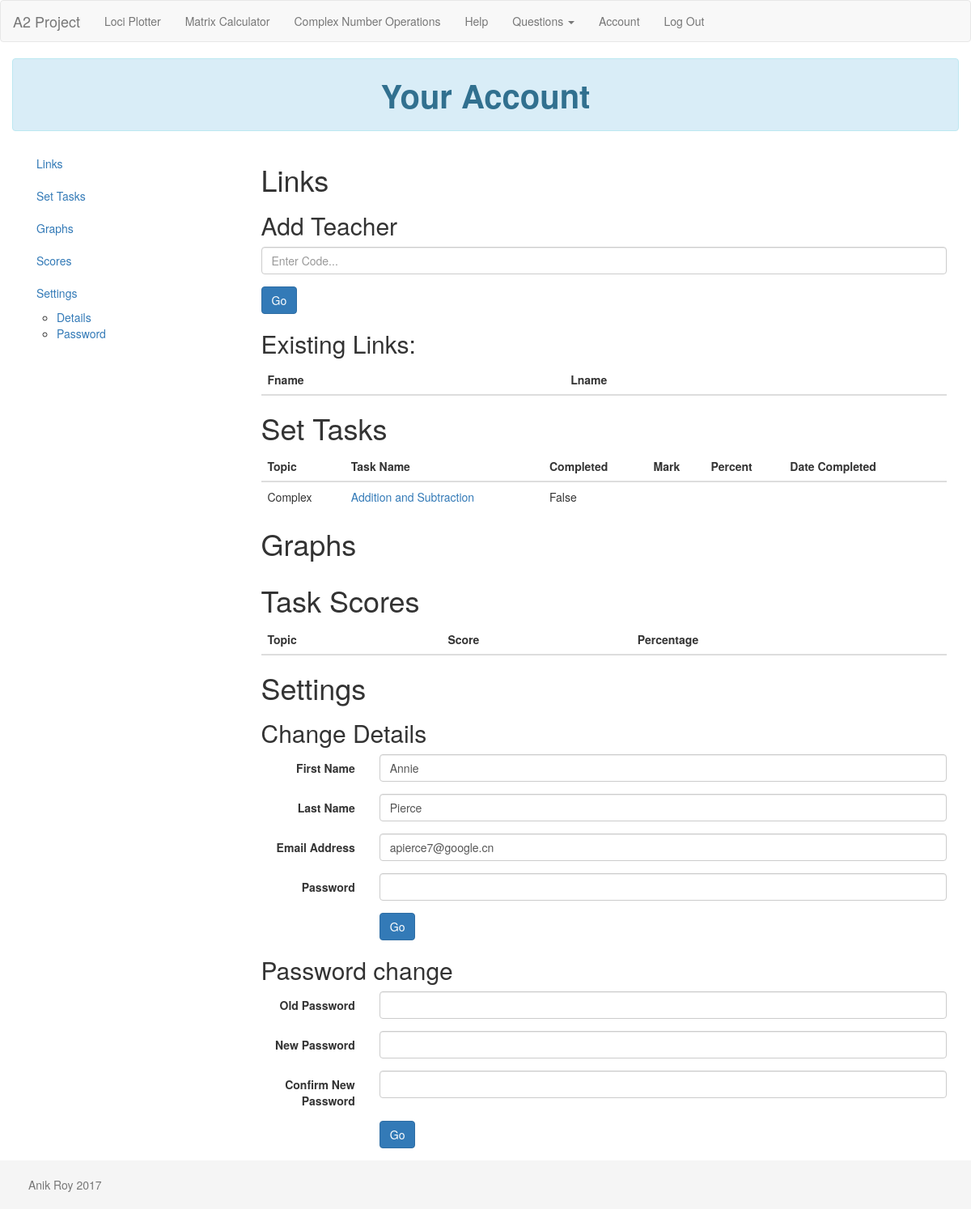
/account (signed in), run on the app's committed database.
### app/models.py (models this page shows, shortened)
class Task(db.Model):
    task_id = db.Column('task_id', db.Integer, primary_key=True)
    completed = db.Column(db.Boolean)
    question_id = db.Column(db.Integer)
    student_id = db.Column('student_id', db.Integer,
                           db.ForeignKey('student.student_id'))
    teacher_id = db.Column('teacher_id', db.Integer,
                           db.ForeignKey('teacher.teacher_id'))
    mark_id = db.Column('mark_id', db.Integer, db.ForeignKey('mark.mark_id'))
    mark = db.relationship('Mark', back_populates='task')

class User(db.Model):
    user_id = db.Column('user_id', db.Integer, primary_key=True)
    fname = db.Column(db.String(80), unique=False)
    lname = db.Column(db.String(80), unique=False)
    email = db.Column(db.String(120), unique=True)
    password = db.Column(db.String(120), unique=False)
    authenticated = db.Column(db.Boolean, default=False)
    confirmed = db.Column(db.Boolean)
    role = db.Column(db.String(50))
    graphs = db.relationship('Graph', backref="user",
                             cascade="all, delete-orphan", lazy="dynamic")
    __mapper_args__ = {
        'polymorphic_identity': 'user',
        'polymorphic_on': role
    }

### app/routes/user.py (the view, shortened to what this page needs)
@user.route('/account', methods=['GET', 'POST'])
@login_required
def account():
    user_id = current_user.user_id
    u = User.query.get(user_id)
    if u.role == 'student':
        changeform = ChangeDetailsForm(obj=u)
        linkform = TeacherLinkForm()
        pwform = ChangePasswordForm1()
        return render_template('user/student_account.html', student=u,
                                qs=QUESTIONS, linkform=linkform,
                                changeform=changeform, pwform=pwform)
    else:
        return abort(500)

### app/forms.py
class ChangeDetailsForm(FlaskForm):
    fname = TextField('First Name', [validators.Required()])
    lname = TextField('Last Name', [validators.Required()])
    email = EmailField('Email Address',
                       [validators.DataRequired(), validators.Email()])
    password = PasswordField('Password', [validators.Required()])
    change_submit = SubmitField('Go')

class TeacherLinkForm(FlaskForm):
    link_code = TextField('Link Code', [validators.Required()])
    link_submit = SubmitField('Go')

### app/views.py (called while the page is built)
@login_manager.user_loader
def user_loader(email):
    return User.query.filter_by(email=email).first()

### app/templates/user/student_account.html (shortened to what this page needs)
{% extends "layout.html" %}
{% block head %}
{{ super() }}
<link rel="stylesheet" href="{{ url_for('static',filename='styles/account.css') }}">
<link rel="stylesheet" href="{{ url_for('static',filename='image-picker/image-picker.css') }}">
{% endblock %}
{% block main %}
<div id="title" class="row">
  <div class="col-sm-12">
    <div class="alert alert-info title">
      <strong>Your Account</strong>
    </div>
  </div>
</div>
<div data-spy="scroll" data-target=".scrollspy" style="position:relative">
<div class="col-md-3 scrollspy">
  <ul id="nav" class="nav hidden-xs hidden-sm affix-top" data-spy="affix">
    <li><a href="#links">Links</a></li>
    <li><a href="#set">Set Tasks</a></li>
    <li><a href="#graphs">Graphs</a></li>
    <li><a href="#scores">Scores</a></li>
    <li><a href="#settings">Settings</a>
      <ul id="nav">
        <li>
          <a href="#change-details">Details</a>
        </li>
        <li>
          <a href="#pwd">Password</a>
        </li>
      </ul>
    </li>
  </ul>
</div>
<div class="col-md-9">
  <section id="links">
    <h1>Links</h1>
    <h2>Add Teacher</h2>
    <form method="post" action="{{ url_for('user.account') }}">
    <div class="form-group">
      {{ linkform.link_code(class="form-control form-control-lg",placeholder="Enter Code...") }}
    </div>
    <div class="form-group">
      {{ linkform.link_submit(class="btn btn-primary") }}
    </div>
    </form>
    <h2>Existing Links:</h2>
    <table id="links-table" class="table">
      <thead>
        <th>Fname</th>
        <th>Lname</th>
        <th></th>
      </thead>
    </table>
  </section>
  <section id="set">
    <h1>Set Tasks</h1>
    {% if student.tasks.first() %}
    <table class="table">
      <thead>
        <th>Topic</th>
        <th>Task Name</th>
        <th>Completed</th>
        <th>Mark</th>
        <th>Percent</th>
        <th>Date Completed</th>
        <th></th>
      </thead>
      <tbody>
      {% for t in student.tasks.all() %}
        <tr>
          <td>{{ qs[t.question_id]['topic'] }}</td>
          <td><a href="{{ url_for('questions.show_questions',  topic=qs[t.question_id]['topic'].lower(), q_type=qs[t.question_id]['q_type']) }}">
          {{ qs[t.question_id]['name'] }}</a></td>
          <td>{{ t.completed }}</td>
        </tr>
      {% endfor %}
      </tbody>
    </table>
    {% endif %}
  </section>
  <section id="graphs">
    <h1>Graphs</h1>
  </section>
  <section id="scores">
  <h1>Task Scores</h1>
    <table class="table">
      <thead>
        <th> Topic </th>
        <th> Score </th>
        <th> Percentage </th>
      </thead>
    </table>
  </section>
  <section id="settings">
  <h1>Settings</h1>
    <h2>Change Details</h2>
    <form id="change-details" class="form-horizontal" method="post", action="{{ url_for('user.account') }}">
      <div class="form-group">
        {{ changeform.fname.label(class="col-xs-2 control-label") }}
        <div class="col-xs-10">
          {{ changeform.fname(value=student.fname,class="form-control") }}
        </div>
      </div>
      <div class="form-group">
        {{ changeform.lname.label(class="col-xs-2 control-label") }}
        <div class="col-xs-10">
          {{ changeform.lname(value=student.lname,class="form-control") }}
        </div>
      </div>
      <div class="form-group">
        {{ changeform.email.label(class="col-xs-2 control-label") }}
        <div class="col-xs-10">
          {{ changeform.email(value=student.email,class="form-control") }}
        </div>
      </div>
      <div class="form-group">
        {{ changeform.password.label(class="col-xs-2 control-label") }}
        <div class="col-xs-10">
          {{ changeform.password(class="form-control") }}
        </div>
      </div>
      <div class="form-group">
        <div class="col-xs-offset-2 col-xs-10">
          {{ changeform.change_submit(class="btn btn-primary") }}
        </div>
      </div>
    </form>
    <h2>Password change</h2>
    <form id="pwd" class="form-horizontal" method="post", action="{{ url_for('user.account') }}">
      <div class="form-group">
        {{ pwform.old_password.label(class="col-xs-2 control-label") }}
        <div class="col-xs-10">
          {{ pwform.old_password(class="form-control") }}
        </div>
      </div>
      <div class="form-group">
        {{ pwform.password.label(class="col-xs-2 control-label") }}
        <div class="col-xs-10">
          {{ pwform.password(class="form-control") }}
        </div>
      </div>
      <div class="form-group">
        {{ pwform.confirm_password.label(class="col-xs-2 control-label") }}
        <div class="col-xs-10">
          {{ pwform.confirm_password(class="form-control") }}
        </div>
      </div>
      <div class="form-group">
        <div class="col-xs-offset-2 col-xs-10">
          {{ pwform.pw_submit(class="btn btn-primary") }}
        </div>
      </div>
    </form>
  </section>
</div>
</div>
</div>
{% endblock %}

### app/static/styles/main.css (style rules this page uses)
html { position: relative; min-height: 100%; }
body { margin-bottom: 60px; }

### app/static/styles/account.css (style rules this page uses)
section { border: 1 px solid black; width: 100% }
.title { text-align: center; font-size: 30pt; }

### data on the page
Task: qs "Complex", qs "Addition and Subtraction", completed "False"
User: fname "Annie", lname "Pierce", email "apierce7@google.cn"

### other printed values
{{ changeform.fname.label(class="col-xs-2 control-label") }} "First Name"
{{ changeform.lname.label(class="col-xs-2 control-label") }} "Last Name"
{{ changeform.email.label(class="col-xs-2 control-label") }} "Email Address"
{{ changeform.password.label(class="col-xs-2 control-label") }} "Password"
{{ pwform.old_password.label(class="col-xs-2 control-label") }} "Old Password"
{{ pwform.password.label(class="col-xs-2 control-label") }} "New Password"
{{ pwform.confirm_password.label(class="col-xs-2 control-label") }} "Confirm New Password"
